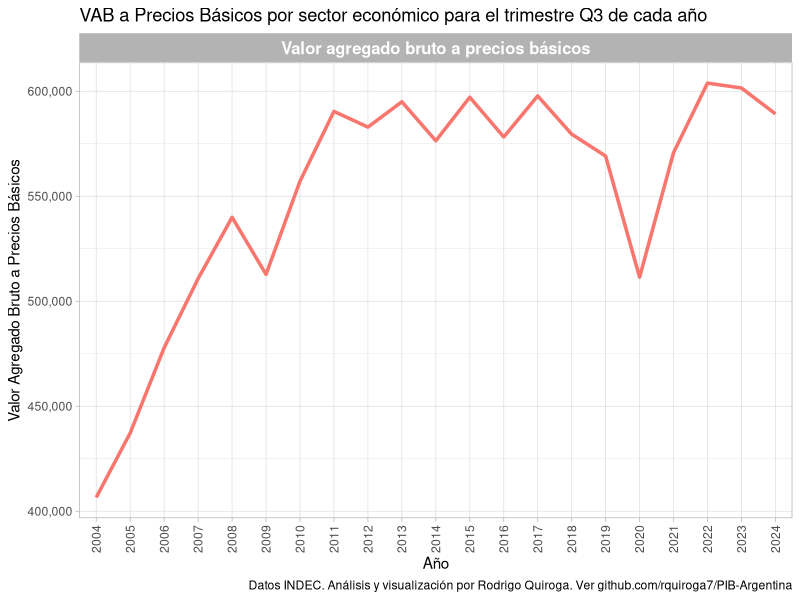
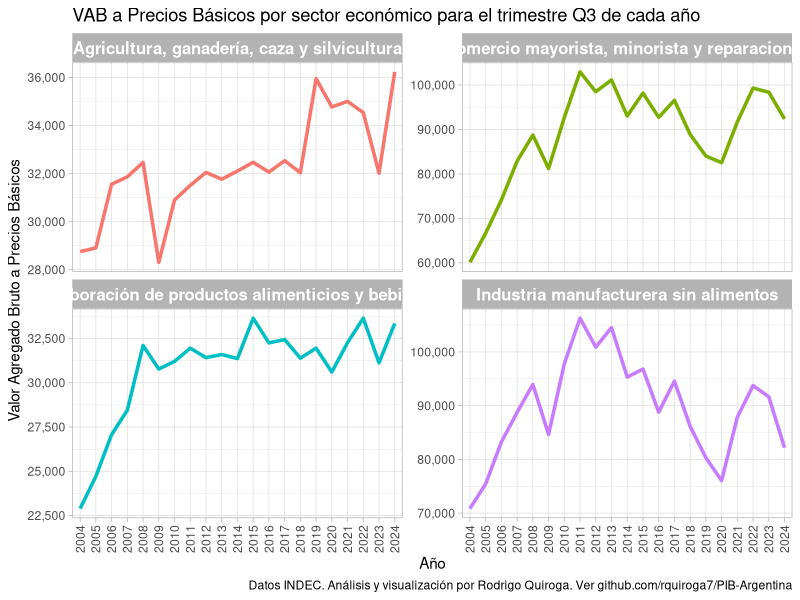
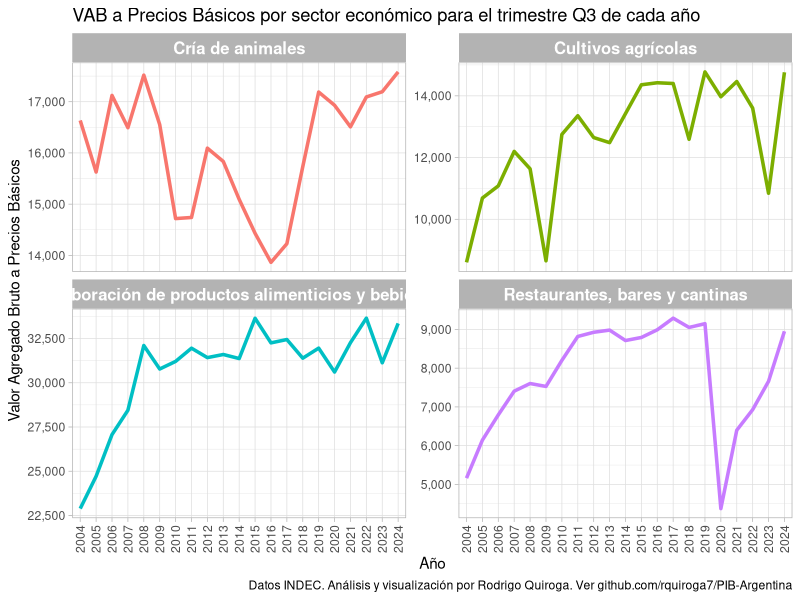
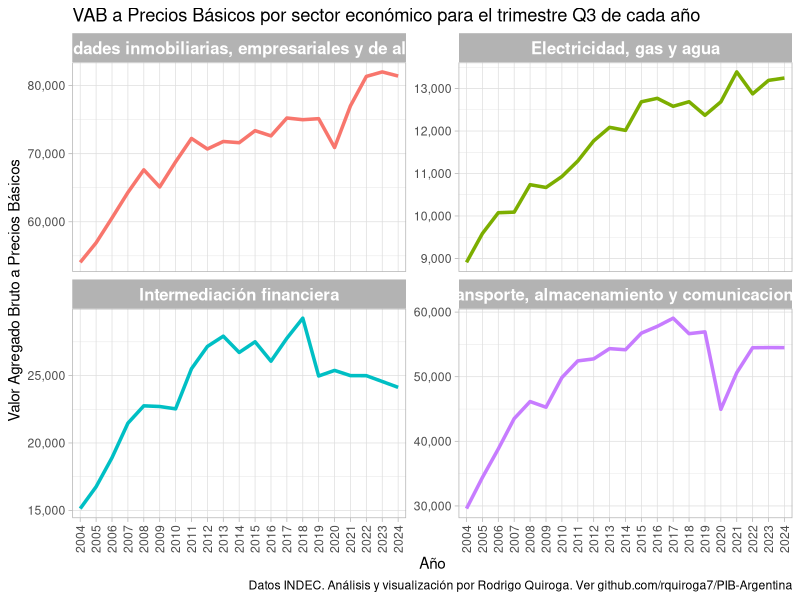
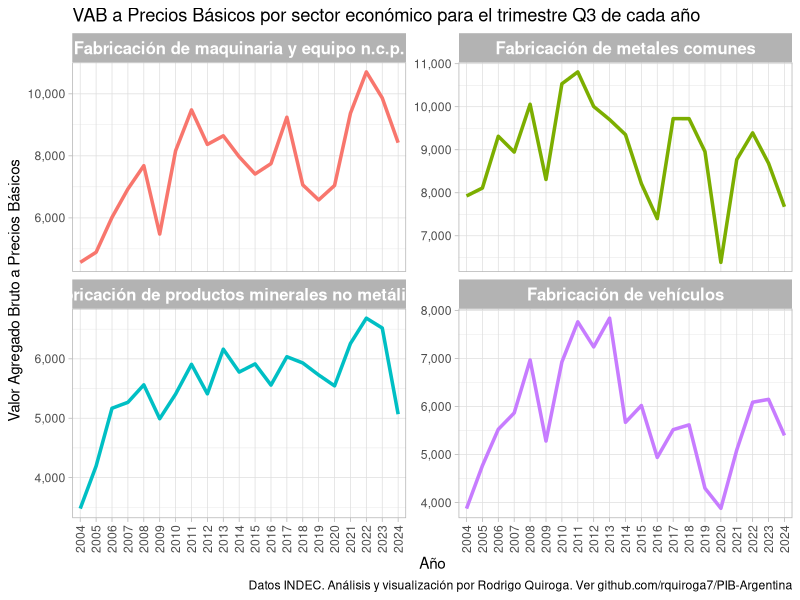
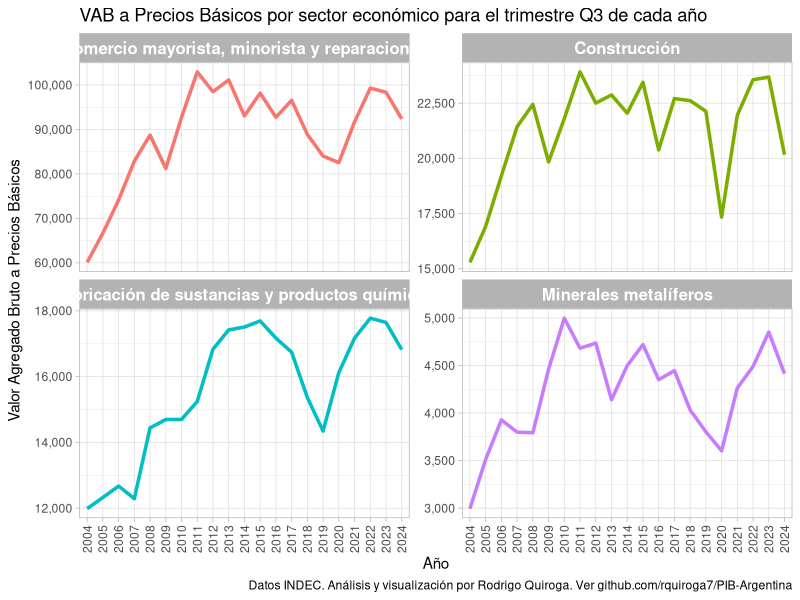
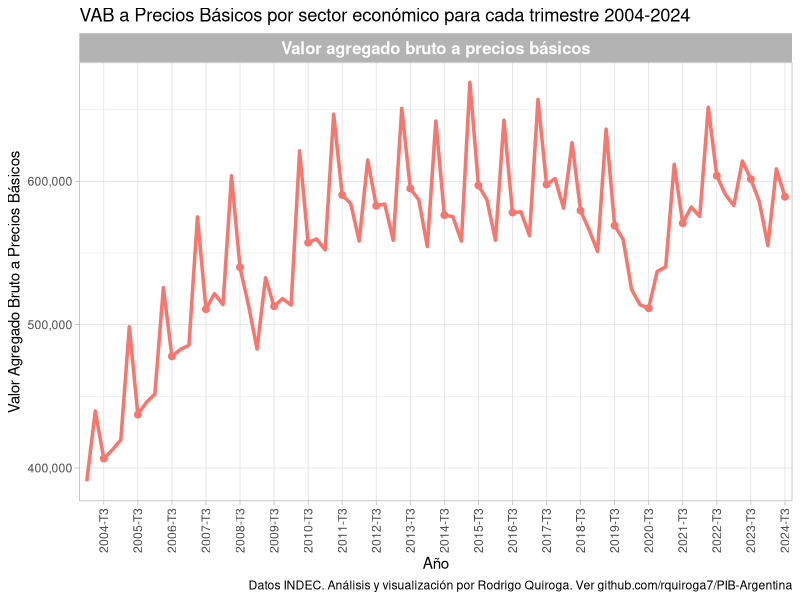
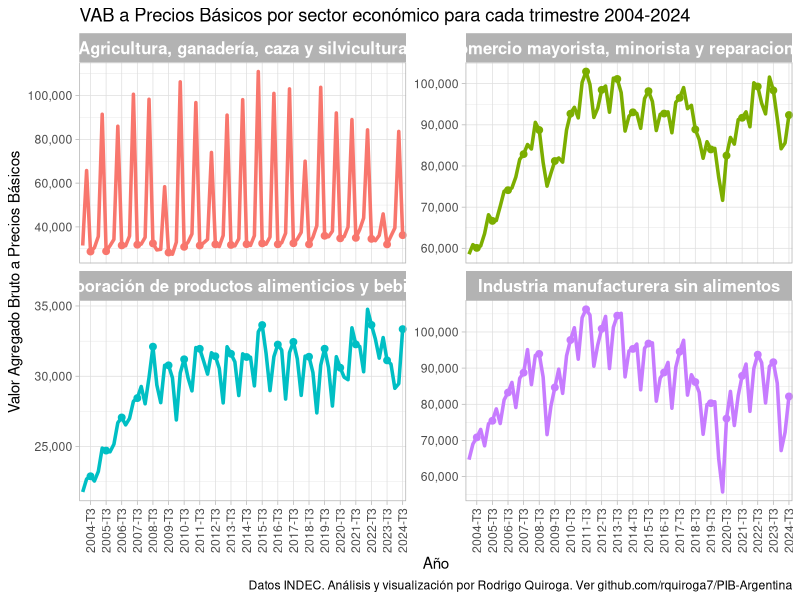

The R source for these figures, in order:
# Cargar las bibliotecas necesarias
library(tidyverse)
library(scales)
library(ggplot2)
library(zoo)

# Leer el archivo CSV
data <- read_csv("sh_VBP_VAB_12_24.csv",col_names = FALSE, skip=2)

# Identificar las columnas a mantener: columna 1 y aquellas que no son múltiplos de 6 o 6 + 1
columns_to_keep <- c(1, which(!(seq_along(data) %% 6 %in% c(0, 1))))

# Subconjunto de datos para mantener solo las columnas identificadas
data <- data[, columns_to_keep]

# Eliminar las filas 1 y 3
data <- data[-c(1,3),]
# Reemplazar valores NA con ""
data[is.na(data)] <- ""

# Nuevo dataframe combinando datos con años y trimestres
# Reemplazar la fila 2 con la fila de años, comenzando en 2004, repitiendo 4 veces cada uno, excepto para 2024
years <- c("",rep(2004:2023, each = 4),2024,2024,2024)
quarters<-c("",rep(c("Q1","Q2","Q3","Q4"),times=20),c("Q1","Q2","Q3"))
data2 <- data.frame(rbind(years,quarters,data))

# Extraer información de años y trimestres
years2 <- as.vector(data2[1, -1])
quarters2 <- as.vector(data2[2, -1])

# Extraer información de nombres
names <- as.vector(data2[-c(1, 2), 1])

# Pivotar a formato largo
data_long <- data2[-c(1, 2), ] %>%
  pivot_longer(cols = -X1, names_to = "column", values_to = "value") %>%
  mutate(year = as.numeric(rep(years2, times = length(names))),
         quarter = rep(quarters2, times = length(names)),
         name = rep(names, each = length(years2))) %>%
  select(year, quarter, name, value)
data_long <- data_long %>%
  mutate(year = as.numeric(year),
         value = as.numeric(value))

# Crear nueva variable de nombre "Industria manufacturera sin alimentos", restando "Elaboración de productos alimenticios y bebidas" de "Industria manufacturera"
data_long <- data_long %>%
  group_by(year, quarter) %>%
  mutate(value = if_else(name == "Industria manufacturera", 
                         value - sum(value[name == "Elaboración de productos alimenticios y bebidas"], na.rm = TRUE), 
                         value),
         name = if_else(name == "Industria manufacturera", "Industria manufacturera sin alimentos", name)) %>%
  ungroup()

# Acortar algunos nombres usando case_when
data_long <- data_long %>%
  mutate(name = case_when(
    name == "Fabricación de vehículos automotores, remolques y semirremolques" ~ "Fabricación de vehículos",
    name == "Extracción de minerales metalíferos. Explotación de minas y canteras n.c.p." ~ "Minerales metalíferos",
    TRUE ~ name))

# Definir la función de trazado
plot_evolution <- function(data, names, filename,quarters) {
  data %>%
    filter(name %in% names) %>%
    filter(quarter %in% quarters) %>%
    ggplot(aes(x = year, y = value, color = name)) +
    geom_line(size=1.2) +
    ylab("Valor Agregado Bruto a Precios Básicos") +
    xlab("Año") +
    ggtitle(paste0("VAB a Precios Básicos por sector económico para el trimestre ",quarters," de cada año")) +
    facet_wrap(~name, scales = "free_y", ncol = 2) +
    theme_light() +
    scale_y_continuous(labels = comma) +
    scale_x_continuous(expand = c(0, 0.5), minor_breaks = NULL,breaks=seq(2004,2024,1)) +
    theme(axis.text.x = element_text(angle = 90, hjust = 1, vjust = 0.5),
          legend.position = "none",
          strip.text = element_text(size = 12, face = "bold"))+
    labs(caption = "Datos INDEC. Análisis y visualización por Rodrigo Quiroga. Ver github.com/rquiroga7/PIB-Argentina")
    ggsave(paste0(filename,"_",quarters,".png"), dpi = 300)
}

# Crear los gráficos
for (quarter in c("Q3")) {
  plot_evolution(data_long, c("Valor agregado bruto a precios básicos"), "Total", quarter)
  plot_evolution(data_long, c("Agricultura, ganadería, caza y silvicultura", "Elaboración de productos alimenticios y bebidas", "Industria manufacturera sin alimentos", "Comercio mayorista, minorista y reparaciones"), "grandes", quarter)
  
  # suben
  plot_evolution(data_long, c("Cultivos agrícolas", "Elaboración de productos alimenticios y bebidas", "Restaurantes, bares y cantinas", "Cría de animales"), "suben", quarter)
  
  # iguales
  plot_evolution(data_long, c("Electricidad, gas y agua", "Transporte, almacenamiento y comunicaciones", "Intermediación financiera", "Actividades inmobiliarias, empresariales y de alquiler"), "iguales", quarter)
  
  # bajan1
  plot_evolution(data_long, c("Fabricación de productos minerales no metálicos", "Fabricación de metales comunes", "Fabricación de maquinaria y equipo n.c.p.", "Fabricación de vehículos"), "bajan1", quarter)
  
  # bajan2
  plot_evolution(data_long, c("Fabricación de sustancias y productos químicos", "Construcción", "Comercio mayorista, minorista y reparaciones", "Minerales metalíferos"), "bajan2", quarter)
}

data_long2 <- data_long %>%
    mutate(fecha = as.yearqtr(paste0(year, quarter)))


plot_evolutionall <- function(data, names, filename) {
  data %>%
    filter(name %in% names) %>%
    ggplot(aes(x = fecha, y = value, color = name)) +
    geom_line(size=1.2) +
    ylab("Valor Agregado Bruto a Precios Básicos") +
    xlab("Año") +
    ggtitle(paste0("VAB a Precios Básicos por sector económico para cada trimestre 2004-2024")) +
    facet_wrap(~name, scales = "free_y", ncol = 2) +
    theme_light() +
    # Etiquetar cada tercer trimestre con un punto
    geom_point(data = data %>%  filter(name %in% names) %>% filter(quarter == "Q3"), aes(x = fecha, y = value,color=name), size = 2) +
    scale_y_continuous(labels = comma) +
    zoo::scale_x_yearqtr(format = '%Y-T%q',expand = c(0, 0.22), minor_breaks = NULL, breaks = seq(2004.50, 2024.50, 1)) +
    theme(axis.text.x = element_text(angle = 90, hjust = 1, vjust = 0.5),
          legend.position = "none",
          strip.text = element_text(size = 12, face = "bold"))+
    labs(caption = "Datos INDEC. Análisis y visualización por Rodrigo Quiroga. Ver github.com/rquiroga7/PIB-Argentina")
    ggsave(paste0(filename,".png"), dpi = 300)
}

plot_evolutionall(data_long2, c("Valor agregado bruto a precios básicos"), "Total")
plot_evolutionall(data_long2, c("Agricultura, ganadería, caza y silvicultura", "Elaboración de productos alimenticios y bebidas", "Industria manufacturera sin alimentos", "Comercio mayorista, minorista y reparaciones"), "grandes")
plot_evolutionall(data_long2, c("Cultivos agrícolas", "Elaboración de productos alimenticios y bebidas", "Restaurantes, bares y cantinas", "Cría de animales"), "suben")
plot_evolutionall(data_long2, c("Electricidad, gas y agua", "Transporte, almacenamiento y comunicaciones", "Intermediación financiera", "Actividades inmobiliarias, empresariales y de alquiler"), "iguales")
plot_evolutionall(data_long2, c("Fabricación de productos minerales no metálicos", "Fabricación de metales comunes", "Fabricación de maquinaria y equipo n.c.p.", "Fabricación de vehículos"), "bajan1")
plot_evolutionall(data_long2, c("Fabricación de sustancias y productos químicos", "Construcción", "Comercio mayorista, minorista y reparaciones", "Minerales metalíferos"), "bajan2")